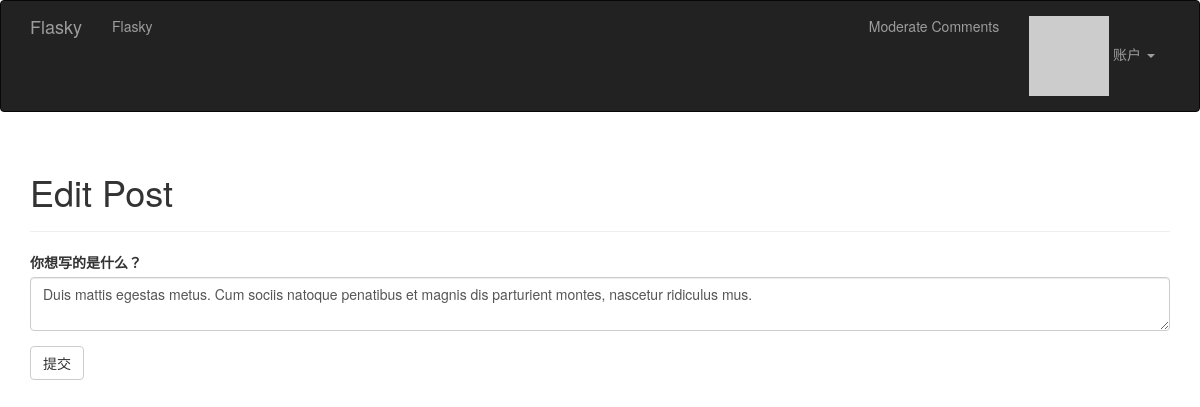
The app's page /edit/4 (signed in), older data.
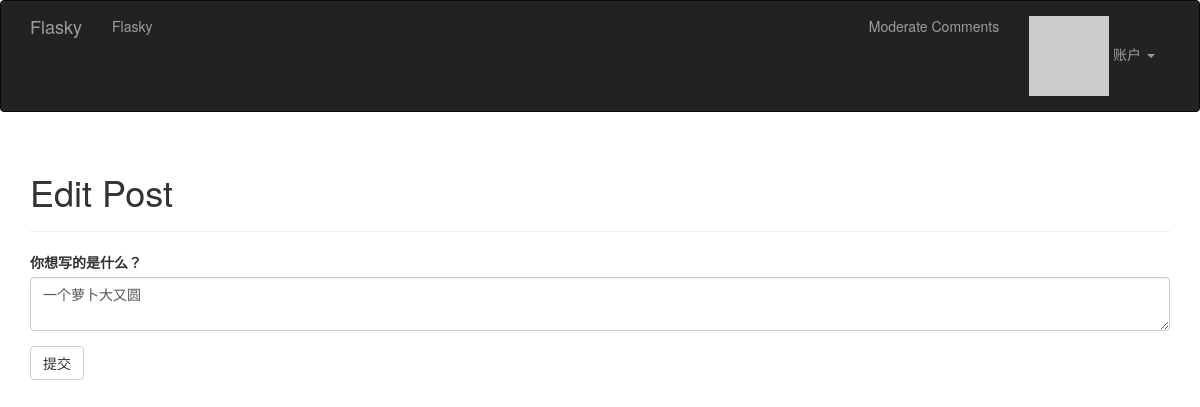
The same page, newer data.
### app/modles.py (models this page shows, shortened)
class Post(db.Model):
    __tablename__ = 'posts'
    id = db.Column(db.Integer, primary_key=True)
    body = db.Column(db.Text)
    timestamp = db.Column(db.DateTime, index=True, default=datetime.utcnow)
    author_id = db.Column(db.Integer, db.ForeignKey('users.id'))
    body_html = db.Column(db.Text)
    comments = db.relationship('Comment', backref='post', lazy='dynamic')

### app/main/views.py (the view)
@main.route('/edit/<int:id>', methods=['GET', 'POST'])
@login_required
def edit(id):
    post = Post.query.get_or_404(id)
    if current_user != post.author and \
        not current_user.can(Permission.ADMINISTER):
        abort(403)
    form = PostForm()
    if form.validate_on_submit():
        post.body = form.body.data
        db.session.add(post)
        flash('这篇文章已经被更新了')
        return redirect(url_for('.post', id=post.id))
    form.body.data = post.body
    return render_template('edit_post.html', form=form)

### app/auth/forms.py
class PostForm(Form):
    body = PageDownField('你想写的是什么？', validators=[DataRequired()])
    submit = SubmitField('提交')

### app/auth/views.py (called while the page is built)
@auth.before_app_request
def before_request():
    if current_user.is_authenticated:
        current_user.ping()
        if not current_user.confirmed \
            and request.endpoint[:5] != 'auth.' and request.endpoint != 'static':
            return redirect(url_for('auth.unconfirmed'))

### app/main/__init__.py (called while the page is built)
@main.app_context_processor
def inject_permission():
    return dict(Permission=Permission)

### app/modles.py (called while the page is built)
@login_manager.user_loader
def load_user(user_id):
    return User.query.get(int(user_id))

    def has_permission(self, perm):
        return self.permissions and perm == perm

    def can(self, permission):
        return self.role is not None and self.role.has_permission(permission)

    def ping(self):
        self.last_seen = datetime.utcnow()
        db.session.add(self)

### app/templates/edit_post.html (shortened to what this page needs)
{% extends "base.html" %}
{% import "bootstrap/wtf.html" as wtf %}
{% block page_content %}
<div class="page-header">
    <h1>Edit Post</h1>
</div>
<div>
    {{ wtf.quick_form(form) }}
</div>
{% endblock %}

Row changes from the older to the newer data that the page shows:
changed Post: body "Duis mattis egestas metus. Cum sociis natoque penatibus et magnis dis parturient montes, nascetur ridiculus mus." → "一个萝卜大又圆"
